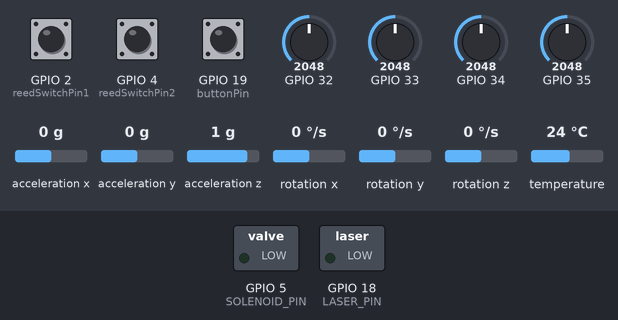
Bench run of a sketch on a simulated ESP32. Shown: switched loads named in the sketch (green lamp = pin HIGH). The test bench sets the inputs (shaded band); at power-on: GPIO 19 (buttonPin) HIGH, GPIO 2 (reedSwitchPin1) HIGH, GPIO 4 (reedSwitchPin2) HIGH, GPIO 32 = 2048, GPIO 33 = 2048, GPIO 34 = 2048, GPIO 35 = 2048, acceleration x 0 g, acceleration y 0 g, acceleration z 1 g, rotation x 0 °/s, rotation y 0 °/s, rotation z 0 °/s, temperature 24 °C. WiFi joins after 1.5 s; servers stay silent unless stated; storage starts empty; what the sketch prints to the serial monitor is not drawn.

Above: at 6.4 s.
6.5 s: GPIO 19 (buttonPin) pulled LOW for 0.15 s
At 8.7 s:
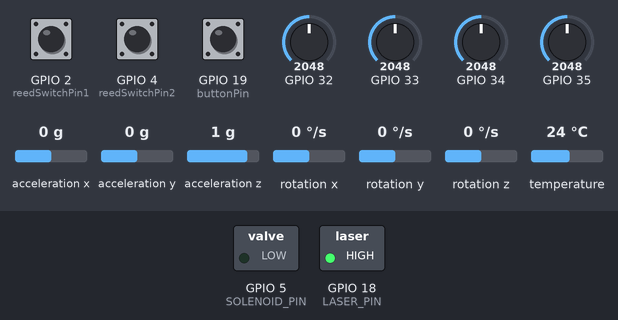
11.2 s: GPIO 19 (buttonPin) pulled LOW for 3.2 s
At 18.2 s:
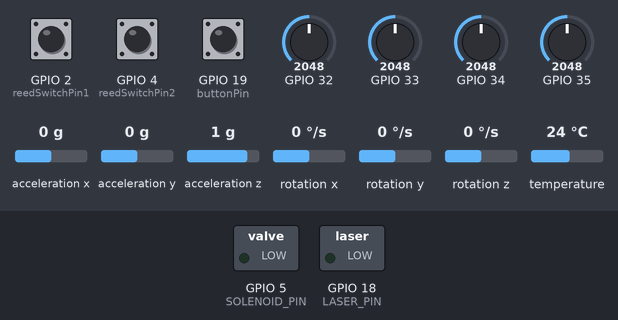
Timing chart, 0 to 19.7 s (numbered marks = the images above; inputs shaded):
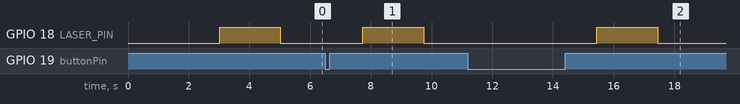

Measured:
- after the input at 6.5 s, GPIO 18 (LASER_PIN): LOW → HIGH after 1.2 s, → LOW 2.0 s later
- after the input at 11.2 s, GPIO 18 (LASER_PIN): LOW → HIGH after 4.2 s, → LOW 2.0 s later

The sketch:

gun_simulator_final.ino
```cpp
#include <WiFi.h>
#include <AsyncTCP.h>
#include <ESPAsyncWebServer.h>
#include <ArduinoJson.h>
#include <SPIFFS.h>
#include <Wire.h>
#include <Adafruit_Sensor.h>
#include <Adafruit_MPU6050.h>

#define MPU_ADDR 0x68 // MPU6050 I2C address

Adafruit_MPU6050 mpu;

const char* ssid = "Geesaramax";
const char* password = "eket9508";

AsyncWebServer server(80);

float forceSensorValues[4];

const int SOLENOID_PIN = 5; // Change this to the pin number where your solenoid is connected
const int LASER_PIN = 18; // Change this to the pin number where your laser sensor is connected
const int buttonPin = 19; // Change this to the pin number where the button is connected

unsigned long previousMillis = 0;
const long interval = 1000;  // Interval to read sensor value in milliseconds

const int reedSwitchPin1 = 2;
const int reedSwitchPin2 = 4;
int counter = 0;
bool isSwitchClosed = false;


void setup() {
  Serial.begin(115200);
  Wire.begin();
  mpu.begin(MPU_ADDR);
  mpu.setAccelerometerRange(MPU6050_RANGE_8_G);
  mpu.setGyroRange(MPU6050_RANGE_500_DEG);

  pinMode(SOLENOID_PIN, OUTPUT);
  pinMode(LASER_PIN, OUTPUT);
  pinMode(reedSwitchPin1, INPUT_PULLUP);
  pinMode(reedSwitchPin2, INPUT_PULLUP);
  pinMode(buttonPin, INPUT_PULLUP);

  // Connect to Wi-Fi
  WiFi.begin(ssid, password);
  while (WiFi.status() != WL_CONNECTED) {
    delay(1000);
    Serial.println("Connecting to WiFi...");
  }

  // Initialize SPIFFS
  if (!SPIFFS.begin(true)) {
    Serial.println("An error occurred while mounting SPIFFS");
    return;
  }

  // Set up web server
  server.serveStatic("/", SPIFFS, "/").setDefaultFile("index.html");

  server.on("/data", HTTP_GET, [](AsyncWebServerRequest * request) {
    // Read data from file
    File file = SPIFFS.open("/data/data.json", FILE_READ);
    if (!file) {
      Serial.println("Failed to open file for reading");
      request->send(500, "text/plain", "Failed to open file for reading");
      return;
    }

    StaticJsonDocument<400> doc;
    DeserializationError error = deserializeJson(doc, file);
    if (error) {
      Serial.println("Failed to parse file");
      request->send(500, "text/plain", "Failed to parse file");
      return;
    }

    JsonObject root = doc.as<JsonObject>();
    float forceSensor1Value = root["forceSensor1"];
    float forceSensor2Value = root["forceSensor2"];
    float forceSensor3Value = root["forceSensor3"];
    float forceSensor4Value = root["forceSensor4"];
    bool buttonPressed = root["buttonPressed"];
    float gyro_x = root["gyro_x"];
    float gyro_y = root["gyro_y"];
    float gyro_z = root["gyro_z"];
    int   counter = root["counter"];
    bool  load_unload = root["load_unload"];
    // Send response
    String response = "{\"forceSensor1\":" + String(forceSensor1Value) + ",\"forceSensor2\":" + String(forceSensor2Value) + ",\"forceSensor3\":" + String(forceSensor3Value) + ",\"forceSensor4\":" + String(forceSensor4Value) + ",\"gyro_x\":" + String(gyro_x) + ",\"gyro_y\":" + String(gyro_y) + ",\"gyro_z\":" + String(gyro_z) + ",\"counter\":" + String(counter) + ",\"load_unload\":" + String(load_unload) + ",\"buttonPressed\":" + String(buttonPressed) + "}";
    request->send(200, "application/json", response);
    file.close();
  });

  // Start server
  server.begin();
}
void loop() {
  static unsigned long previousMillis = 0;
  const unsigned long interval = 100;
  if (millis() - previousMillis >= interval) {
    previousMillis = millis();
    // Read sensor values
    int reedSwitchState1 = digitalRead(reedSwitchPin1);
    int reedSwitchState2 = digitalRead(reedSwitchPin2);
    int buttonState      = digitalRead(buttonPin);
    float forceSensorValues[4];
    sensors_event_t accel, gyro, temp;
    // Update switch counter
    static bool isSwitchClosed = false;
    static int counter = 0;
    // Check button press
    static bool isButtonPressed = false;

      if (digitalRead(buttonPin) == HIGH && !isButtonPressed) {
        pinMode(SOLENOID_PIN, HIGH);
        delay(1000);
        pinMode(SOLENOID_PIN, LOW);
        digitalWrite(LASER_PIN, HIGH);    // Output a HIGH value to the laser pin
        delay(2000);                      // Wait for 1 second
        digitalWrite(LASER_PIN, LOW);
        if (reedSwitchState2 == HIGH && !isSwitchClosed) {
          counter++;
          isSwitchClosed = true;
        } else if (reedSwitchState2 == LOW && isSwitchClosed) {
          isSwitchClosed = false;
        } else {
          counter = 0;
          isSwitchClosed = false;
        }
        for (int i = 0; i < 4; i++) {
          forceSensorValues[i] = analogRead(32 + i) * (3.3 / 4095.0);
        }
        mpu.getEvent(&accel, &gyro, &temp);
        isButtonPressed = true;
      } else if (digitalRead(buttonPin) == LOW && isButtonPressed) {
        isButtonPressed = false;
      }


    // Write data to file
    File file = SPIFFS.open("/data/data.json", FILE_WRITE);
    if (!file) {
      Serial.println("Failed to open file for writing");
      return;
    }
    StaticJsonDocument<200> doc;
    doc["load_unload"] = reedSwitchState1;
    doc["forceSensor1"] = forceSensorValues[0];
    doc["forceSensor2"] = forceSensorValues[1];
    doc["forceSensor3"] = forceSensorValues[2];
    doc["forceSensor4"] = forceSensorValues[3];
    doc["buttonPressed"] = isButtonPressed;
    doc["gyro_x"] = accel.acceleration.x;
    doc["gyro_y"] = accel.acceleration.y;
    doc["gyro_z"] = accel.acceleration.z;
    doc["counter"] = counter;
    serializeJson(doc, file);
    file.close();
  }
}
```
